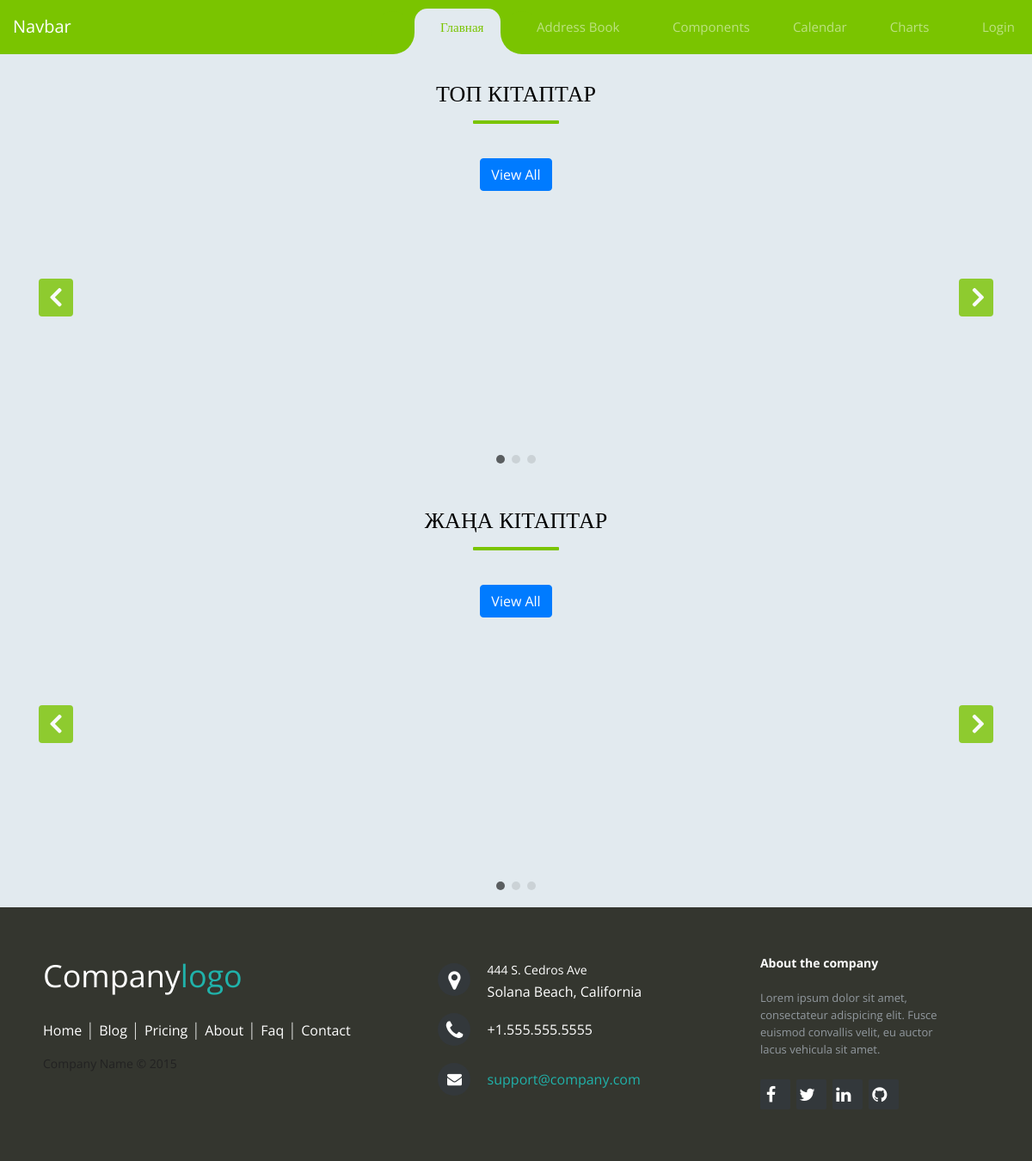
Before: /main/ with the older database file.
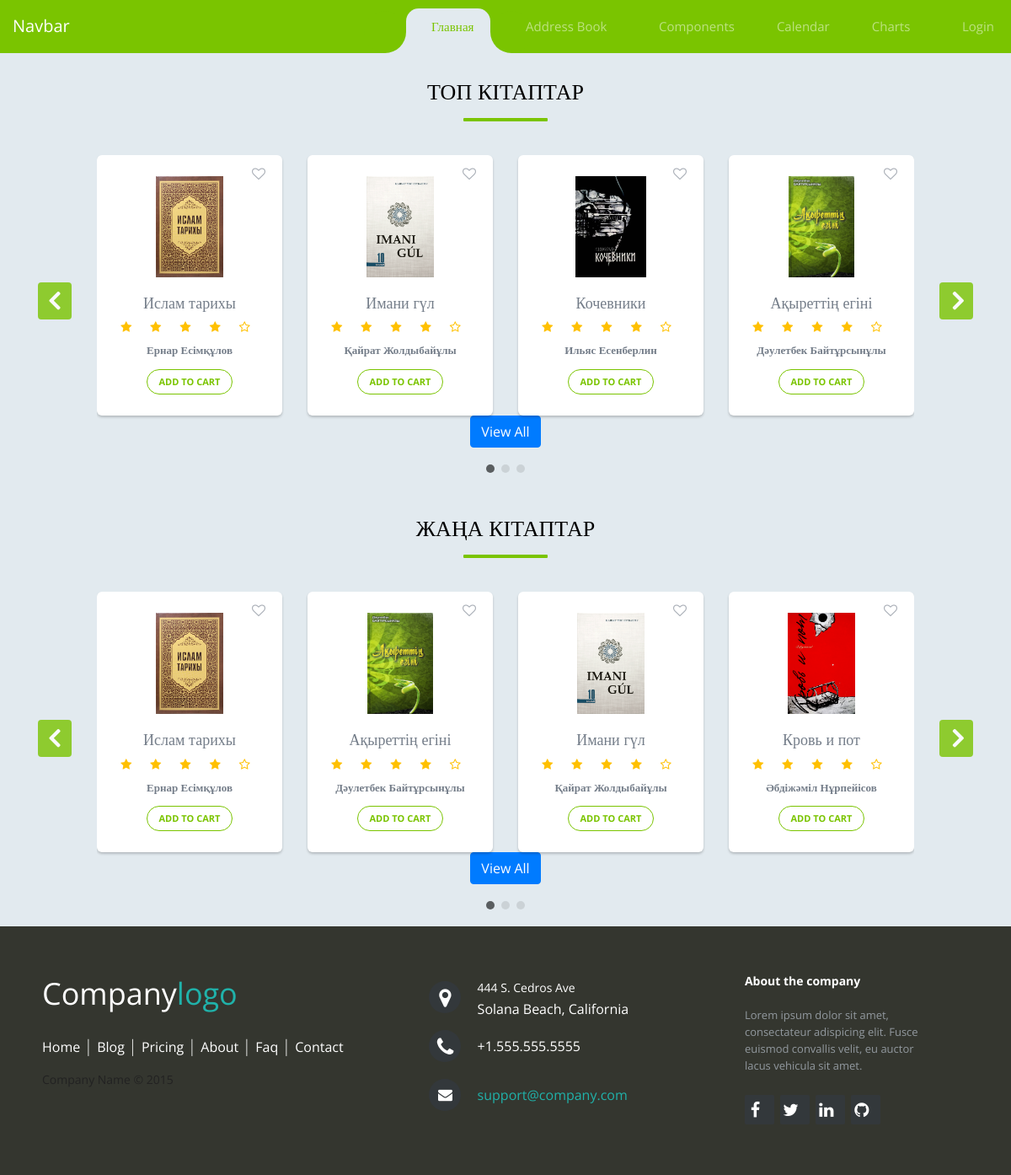
After: the same page with the newer database file.
### book_advertise/models.py (models this page shows, shortened)
class Book(models.Model):
    book_id = models.BigAutoField(primary_key=True)
    title = models.CharField(max_length=200, blank=False, null=False)
    image = models.ImageField(upload_to='img', blank=True, null=True)
    author = models.CharField(max_length=100, blank=False, null=False)
    description = models.TextField()
    publisher = models.CharField(max_length=100)
    copies = models.IntegerField()
    available = models.BooleanField()
    average_rating = models.DecimalField(decimal_places=1, max_digits = 2)
    category_id = models.ForeignKey(Categories, related_name='books', on_delete=models.DO_NOTHING)
    price= models.DecimalField(max_digits=10, decimal_places=2)
    slug = models.SlugField(max_length=255, unique=True, db_index=True, verbose_name='URL')
    pages = models.IntegerField()

### book_advertise/views.py (the view)
# urls.py: re_path('main/', views.mainpage_books, name='main'),
def mainpage_books(request):
    books1 = Book.objects.filter(category_id=1)
    books2 = Book.objects.filter(category_id=2)
    books3 = Book.objects.filter(category_id=3)
    newBooks1=Book.objects.filter().order_by('-book_id')[:4]
    newBooks2=Book.objects.filter().order_by('-book_id')[4:8]
    newBooks3=Book.objects.filter().order_by('-book_id')[8:12]
    topBooks1=Book.objects.filter().order_by('price')[:4]
    topBooks2=Book.objects.filter().order_by('price')[4:8]
    topBooks3=Book.objects.filter().order_by('price')[8:12]
    return render(request, 'book_advertise/main.html', {'newBooks1': newBooks1,'newBooks2': newBooks2, 'newBooks3': newBooks3,'topBooks1':topBooks1, 'topBooks2':topBooks2, 'topBooks3':topBooks3})

### book_advertise/templates/book_advertise/main.html (shortened to what this page needs)
{% extends 'book_advertise/base.html' %}
{% load static %}
{% load ratings %}
{% load crispy_forms_tags %}
       {% block content %}
<div class="container-xl">
	<div class="row">
		<div class="col-md-12">
			<h2>Топ <b>Кітаптар</b></h2>
			<div id="myCarousel" class="carousel slide" data-ride="carousel" data-interval="0">
			<ol class="carousel-indicators">
				<li data-target="#myCarousel" data-slide-to="0" class="active"></li>
				<li data-target="#myCarousel" data-slide-to="1"></li>
				<li data-target="#myCarousel" data-slide-to="2"></li>
			</ol>
			<div class="carousel-inner">
				<div class="item carousel-item active">
					<div class="row">
                        {% for i in topBooks1 %}
						<div class="col-sm-3">
							<div class="thumb-wrapper">
								<span class="wish-icon"><i class="fa fa-heart-o"></i></span>
								<div class="img-box">
                                   <img src="{{i.image.url}}" class="img img-responsive">
								</div>
								<div class="thumb-content">
									<h4>{{i.title}}</h4>
									<div class="star-rating">
										<ul class="list-inline">
											<li class="list-inline-item"><i class="fa fa-star"></i></li>
											<li class="list-inline-item"><i class="fa fa-star"></i></li>
											<li class="list-inline-item"><i class="fa fa-star"></i></li>
											<li class="list-inline-item"><i class="fa fa-star"></i></li>
											<li class="list-inline-item"><i class="fa fa-star-o"></i></li>
										</ul>
									</div>
									<p class="item-price"><b>{{i.author}}</b></p>
									<a href="#" class="btn btn-primary">Add to Cart</a>
								</div>
							</div>
						</div>
                        {% endfor %}
					</div><a href="#" class="btn btn-primary">View All</a>
				</div>
			</div>
			<a class="carousel-control-prev" href="#myCarousel" data-slide="prev">
				<i class="fa fa-angle-left"></i>
			</a>
			<a class="carousel-control-next" href="#myCarousel" data-slide="next">
				<i class="fa fa-angle-right"></i>
			</a>
		</div>
		</div>
	</div>
</div>
<div class="container-xl">
	<div class="row">
		<div class="col-md-12">
			<h2>Жаңа <b>Кітаптар</b></h2>
			<div id="myCarousel" class="carousel slide" data-ride="carousel" data-interval="0">
			<ol class="carousel-indicators">
				<li data-target="#myCarousel" data-slide-to="0" class="active"></li>
				<li data-target="#myCarousel" data-slide-to="1"></li>
				<li data-target="#myCarousel" data-slide-to="2"></li>
			</ol>
			<div class="carousel-inner">
				<div class="item carousel-item active">
					<div class="row">
                        {% for i in newBooks1 %}
						<div class="col-sm-3">
							<div class="thumb-wrapper">
								<span class="wish-icon"><i class="fa fa-heart-o"></i></span>
								<div class="img-box">
                                   <img src="{{i.image.url}}" class="img img-responsive">
								</div>
								<div class="thumb-content">
									<h4>{{i.title}}</h4>
									<div class="star-rating">
										<ul class="list-inline">
											<li class="list-inline-item"><i class="fa fa-star"></i></li>
											<li class="list-inline-item"><i class="fa fa-star"></i></li>
											<li class="list-inline-item"><i class="fa fa-star"></i></li>
											<li class="list-inline-item"><i class="fa fa-star"></i></li>
											<li class="list-inline-item"><i class="fa fa-star-o"></i></li>
										</ul>
									</div>
									<p class="item-price"><b>{{i.author}}</b></p>
									<a href="#" class="btn btn-primary">Add to Cart</a>
								</div>
							</div>
						</div>
                        {% endfor %}
					</div><a href="#" class="btn btn-primary">View All</a>
				</div>
			</div>
			<a class="carousel-control-prev" href="#myCarousel" data-slide="prev">
				<i class="fa fa-angle-left"></i>
			</a>
			<a class="carousel-control-next" href="#myCarousel" data-slide="next">
				<i class="fa fa-angle-right"></i>
			</a>
		</div>
		</div>
	</div>
</div>
      {% endblock %}

### book_advertise/templates/book_advertise/base.html (shortened to what this page needs)
{% load static %}
<!doctype html>
<html lang="en">
<head>
    <link href="https://cdn.jsdelivr.net/npm/bootstrap@5.0.2/dist/css/bootstrap.min.css" rel="stylesheet">
    <link type="text/css" href="{% static 'book_advertise/css/style.css' %}" rel="stylesheet"/>
<link rel="stylesheet" href="https://stackpath.bootstrapcdn.com/bootstrap/4.5.0/css/bootstrap.min.css">
<link rel="stylesheet" href="https://maxcdn.bootstrapcdn.com/font-awesome/4.7.0/css/font-awesome.min.css">
<link rel="stylesheet" href="https://cdnjs.cloudflare.com/ajax/libs/font-awesome/4.7.0/css/font-awesome.min.css">
</head>
<body>
    <nav class="navbar navbar-expand-custom navbar-mainbg">
        <a class="navbar-brand navbar-logo" href="#">Navbar</a>
        <div class="collapse navbar-collapse" id="navbarSupportedContent">
            <ul class="navbar-nav ml-auto">
                <div class="hori-selector"><div class="left"></div><div class="right"></div></div>
                <li class="nav-item active">
                    <a class="nav-link" href="/main">Главная</a>
                </li>
                <li class="nav-item">
                    <a class="nav-link" href="javascript:void(0);"><i class="far fa-address-book"></i>Address Book</a>
                </li>
                <li class="nav-item">
                    <a class="nav-link" href="javascript:void(0);"><i class="far fa-clone"></i>Components</a>
                </li>
                <li class="nav-item">
                    <a class="nav-link" href="javascript:void(0);">Calendar</a>
                </li>
                <li class="nav-item">
                    <a class="nav-link" href="javascript:void(0);">Charts</a>
                </li>
                <li class="nav-item">
                    <a class="nav-link" href="/login"><i class="far fa-copy"></i>Login</a>
                </li>
            </ul>
        </div>
    </nav>
    {% block content %}
    {% endblock content %}
    <footer class="footer-distributed">
        <div class="footer-left">
            <h3>Company<span>logo</span></h3>
            <p class="footer-links">
                <a href="#" class="link-1">Home</a>
                <a href="#">Blog</a>
                <a href="#">Pricing</a>
                <a href="#">About</a>
                <a href="#">Faq</a>
                <a href="#">Contact</a>
            </p>
            <p class="footer-company-name">Company Name © 2015</p>
        </div>
        <div class="footer-center">
            <div>
                <i class="fa fa-map-marker"></i>
                <p><span>444 S. Cedros Ave</span> Solana Beach, California</p>
            </div>
            <div>
                <i class="fa fa-phone"></i>
                <p>+1.555.555.5555</p>
            </div>
            <div>
                <i class="fa fa-envelope"></i>
                <p><a href="mailto:support@company.com">support@company.com</a></p>
            </div>
        </div>
        <div class="footer-right">
            <p class="footer-company-about">
                <span>About the company</span>
                Lorem ipsum dolor sit amet, consectateur adispicing elit. Fusce euismod convallis velit, eu auctor lacus vehicula sit amet.
            </p>
            <div class="footer-icons">
                <a href="#"><i class="fa fa-facebook"></i></a>
                <a href="#"><i class="fa fa-twitter"></i></a>
                <a href="#"><i class="fa fa-linkedin"></i></a>
                <a href="#"><i class="fa fa-github"></i></a>
            </div>
        </div>
    </footer>
</body>
</html>

Changed rows visible on the page:
added Book: image (picture), title "Ислам тарихы", author "Ернар Есімқұлов"
added Book: image (picture), title "Имани гүл", author "Қайрат Жолдыбайұлы"
added Book: image (picture), title "Кочевники", author "Ильяс Есенберлин", shown under "ТОП КІТАПТАР"
added Book: image (picture), title "Ақыреттің егіні", author "Дәулетбек Байтұрсынұлы"
added Book: image (picture), title "Кровь и пот", author "Әбдіжәміл Нұрпейісов", shown under "ЖАҢА КІТАПТАР"
